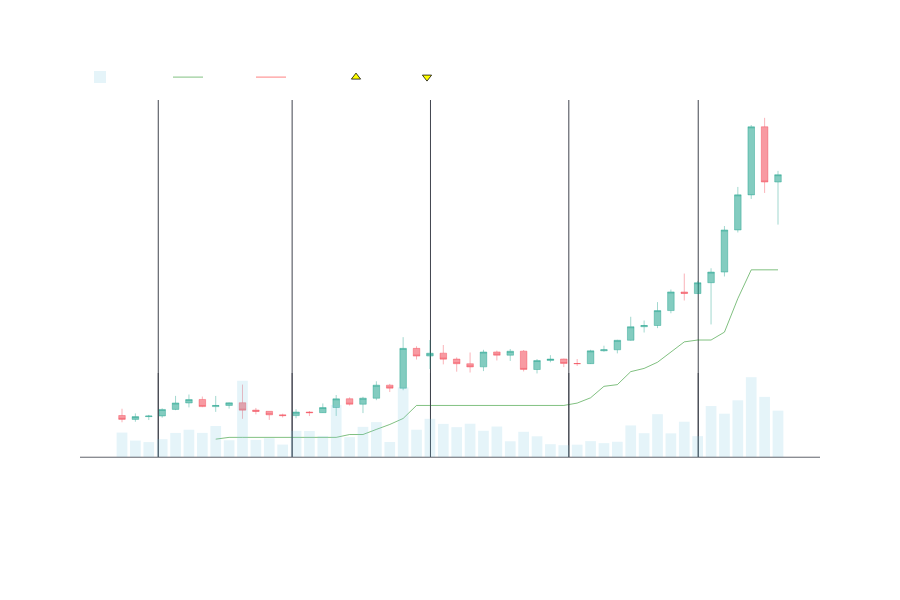

The notebook cell this image was saved under:
### Code cell
indicators = [{'col': 'st_low',
               'name': 'ST Low',
               'color': 'green'
               },
              {'col': 'st_high',
               'name': 'ST High',
               'color': 'red'
               },
               ]
events =     [{'df': df,
               'col': 'signal_buy',
               'name': 'BUY',
               'color': 'yellow',
               'symbol': 'triangle-up',
               },
              {'df': df,
               'col': 'signal_sell',
               'name': 'SELL',
               'color': 'yellow',
               'symbol': 'triangle-down',
               },
               ]

fig = fn.ohlc_chart(df, show_pnl = False, events=events, indicators=indicators)
fig.show()
